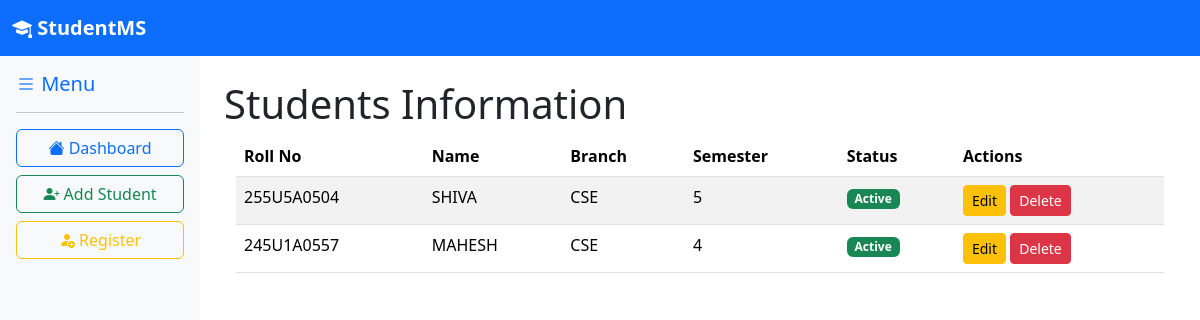
Before: / with the older database file.
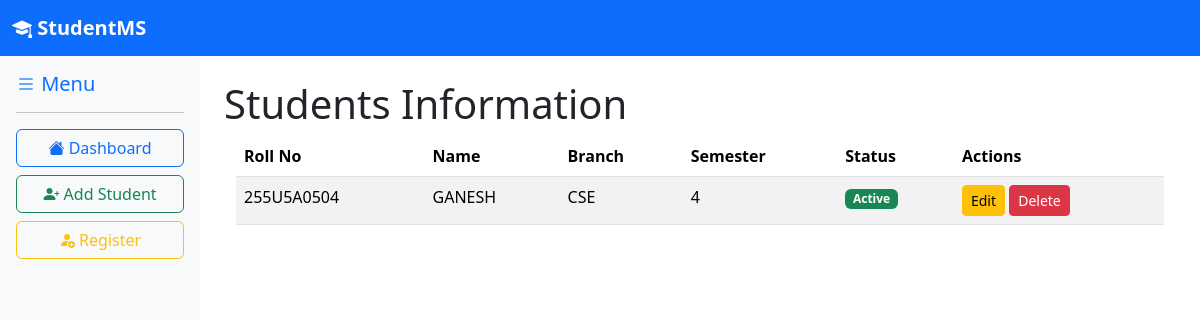
After: the same page with the newer database file.
### students/models.py (models this page shows, shortened)
class Student(models.Model):
    roll_no = models.CharField(max_length=20, unique=True)
    name = models.CharField(max_length=100)
    branch = models.CharField(max_length=50)
    semester = models.IntegerField()
    active = models.BooleanField(default=True)

### students/views.py (the view)
# urls.py: path('', views.home),
def home(request):
    students = Student.objects.all()
    return render(request, 'home.html', {'students': students})

### students/templates/home.html (shortened to what this page needs)
<!DOCTYPE html>
<html lang="en">
<head>
    <link href="https://cdn.jsdelivr.net/npm/bootstrap@5.3.8/dist/css/bootstrap.min.css" rel="stylesheet">
</head>
<body>
    {% extends 'base.html' %}
    {% block content %}
    <h1 class="">Students Information</h1>
    <div class="container-md">
       <table class="table table-striped">
    <thead>
        <tr>
            <th>Roll No</th>
            <th>Name</th>
            <th>Branch</th>
            <th>Semester</th>
            <th>Status</th>
            <th>Actions</th>
        </tr>
    </thead>
    <tbody>
        {% for student in students %}
        <tr>
            <td>{{ student.roll_no|upper }}</td>
            <td>{{ student.name|upper }}</td>
            <td>{{ student.branch|upper }}</td>
            <td>{{ student.semester|upper }}</td>
            <td>
                {% if student.active %}
                    <span class="badge bg-success">
                        Active
                    </span>
                {% else %}
                    <span class="badge bg-danger">
                        Inactive
                    </span>
                {% endif %}
            </td>
            <td>
                <a href="/update/{{ student.id }}/"
                   class="btn btn-warning btn-sm">
                    Edit
                </a>
                <a href="/delete/{{ student.id }}/"
                   class="btn btn-danger btn-sm">
                    Delete
                </a>
            </td>
        </tr>
        {% endfor %}
    </tbody>
</table>
{% endblock %}

Changed rows visible on the page:
removed Student: roll_no "245U1A0557", name "MAHESH", branch "CSE", semester "4", active "Active"
changed Student "CSE": name "SHIVA" → "GANESH"; semester "5" → "4"
